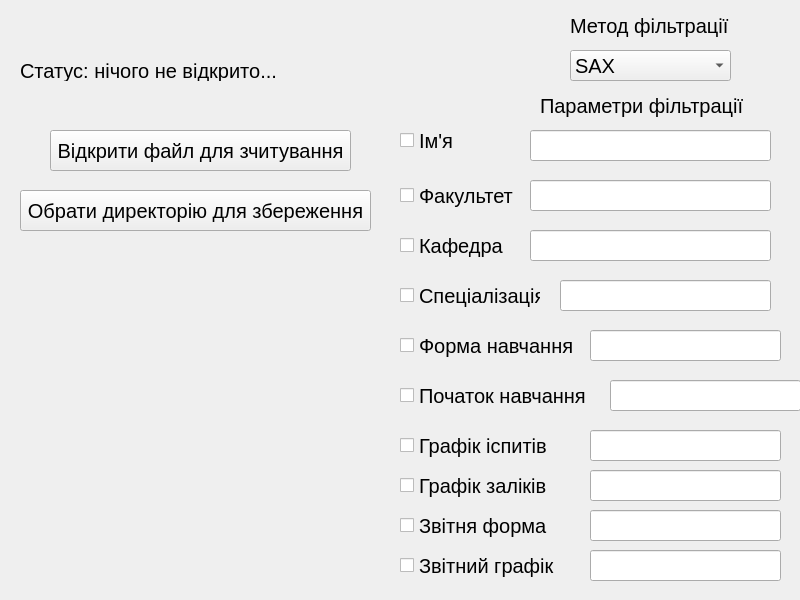
<?xml version="1.0" encoding="UTF-8"?>
<ui version="4.0">
 <class>Handler</class>
 <widget class="QMainWindow" name="Handler">
  <property name="geometry">
   <rect>
    <x>0</x>
    <y>0</y>
    <width>800</width>
    <height>600</height>
   </rect>
  </property>
  <property name="windowTitle">
   <string>Конвертор</string>
  </property>
  <widget class="QWidget" name="Main_window">
   <widget class="QPushButton" name="Open">
    <property name="geometry">
     <rect>
      <x>50</x>
      <y>130</y>
      <width>301</width>
      <height>41</height>
     </rect>
    </property>
    <property name="font">
     <font>
      <pointsize>15</pointsize>
     </font>
    </property>
    <property name="text">
     <string>Відкрити файл для зчитування</string>
    </property>
   </widget>
   <widget class="QPushButton" name="Save">
    <property name="geometry">
     <rect>
      <x>20</x>
      <y>190</y>
      <width>351</width>
      <height>41</height>
     </rect>
    </property>
    <property name="font">
     <font>
      <pointsize>15</pointsize>
     </font>
    </property>
    <property name="text">
     <string>Обрати директорію для збереження</string>
    </property>
   </widget>
   <widget class="QLabel" name="Status">
    <property name="geometry">
     <rect>
      <x>20</x>
      <y>60</y>
      <width>741</width>
      <height>21</height>
     </rect>
    </property>
    <property name="font">
     <font>
      <pointsize>15</pointsize>
     </font>
    </property>
    <property name="text">
     <string>Статус: нічого не відкрито...</string>
    </property>
   </widget>
   <widget class="QComboBox" name="Option">
    <property name="geometry">
     <rect>
      <x>570</x>
      <y>50</y>
      <width>161</width>
      <height>31</height>
     </rect>
    </property>
    <property name="font">
     <font>
      <pointsize>15</pointsize>
     </font>
    </property>
    <item>
     <property name="text">
      <string>SAX</string>
     </property>
    </item>
    <item>
     <property name="text">
      <string>DOM</string>
     </property>
    </item>
    <item>
     <property name="text">
      <string>Algorithms</string>
     </property>
    </item>
   </widget>
   <widget class="QLabel" name="Description">
    <property name="geometry">
     <rect>
      <x>570</x>
      <y>10</y>
      <width>161</width>
      <height>31</height>
     </rect>
    </property>
    <property name="font">
     <font>
      <pointsize>15</pointsize>
     </font>
    </property>
    <property name="text">
     <string>Метод фільтрації</string>
    </property>
   </widget>
   <widget class="QCheckBox" name="Name">
    <property name="geometry">
     <rect>
      <x>400</x>
      <y>130</y>
      <width>61</width>
      <height>21</height>
     </rect>
    </property>
    <property name="font">
     <font>
      <pointsize>15</pointsize>
     </font>
    </property>
    <property name="text">
     <string>Ім'я</string>
    </property>
    <property name="tristate">
     <bool>false</bool>
    </property>
   </widget>
   <widget class="QLabel" name="Parameters">
    <property name="geometry">
     <rect>
      <x>540</x>
      <y>90</y>
      <width>211</width>
      <height>31</height>
     </rect>
    </property>
    <property name="font">
     <font>
      <pointsize>15</pointsize>
     </font>
    </property>
    <property name="text">
     <string>Параметри фільтрації</string>
    </property>
   </widget>
   <widget class="QLineEdit" name="Name_value">
    <property name="geometry">
     <rect>
      <x>530</x>
      <y>130</y>
      <width>241</width>
      <height>31</height>
     </rect>
    </property>
    <property name="font">
     <font>
      <pointsize>15</pointsize>
     </font>
    </property>
    <property name="text">
     <string/>
    </property>
   </widget>
   <widget class="QCheckBox" name="Faculty">
    <property name="geometry">
     <rect>
      <x>400</x>
      <y>180</y>
      <width>121</width>
      <height>31</height>
     </rect>
    </property>
    <property name="font">
     <font>
      <pointsize>15</pointsize>
     </font>
    </property>
    <property name="text">
     <string>Факультет</string>
    </property>
    <property name="tristate">
     <bool>false</bool>
    </property>
   </widget>
   <widget class="QLineEdit" name="Faculty_value">
    <property name="geometry">
     <rect>
      <x>530</x>
      <y>180</y>
      <width>241</width>
      <height>31</height>
     </rect>
    </property>
    <property name="font">
     <font>
      <pointsize>15</pointsize>
     </font>
    </property>
    <property name="text">
     <string/>
    </property>
   </widget>
   <widget class="QCheckBox" name="Chair">
    <property name="geometry">
     <rect>
      <x>400</x>
      <y>230</y>
      <width>121</width>
      <height>31</height>
     </rect>
    </property>
    <property name="font">
     <font>
      <pointsize>15</pointsize>
     </font>
    </property>
    <property name="text">
     <string>Кафедра</string>
    </property>
    <property name="tristate">
     <bool>false</bool>
    </property>
   </widget>
   <widget class="QLineEdit" name="Chair_value">
    <property name="geometry">
     <rect>
      <x>530</x>
      <y>230</y>
      <width>241</width>
      <height>31</height>
     </rect>
    </property>
    <property name="font">
     <font>
      <pointsize>15</pointsize>
     </font>
    </property>
    <property name="text">
     <string/>
    </property>
   </widget>
   <widget class="QCheckBox" name="Specialization">
    <property name="geometry">
     <rect>
      <x>400</x>
      <y>280</y>
      <width>141</width>
      <height>31</height>
     </rect>
    </property>
    <property name="font">
     <font>
      <pointsize>15</pointsize>
     </font>
    </property>
    <property name="text">
     <string>Спеціалізація</string>
    </property>
    <property name="tristate">
     <bool>false</bool>
    </property>
   </widget>
   <widget class="QLineEdit" name="Specialization_value">
    <property name="geometry">
     <rect>
      <x>560</x>
      <y>280</y>
      <width>211</width>
      <height>31</height>
     </rect>
    </property>
    <property name="font">
     <font>
      <pointsize>15</pointsize>
     </font>
    </property>
    <property name="text">
     <string/>
    </property>
   </widget>
   <widget class="QCheckBox" name="Form">
    <property name="geometry">
     <rect>
      <x>400</x>
      <y>330</y>
      <width>181</width>
      <height>31</height>
     </rect>
    </property>
    <property name="font">
     <font>
      <pointsize>15</pointsize>
     </font>
    </property>
    <property name="text">
     <string>Форма навчання</string>
    </property>
    <property name="tristate">
     <bool>false</bool>
    </property>
   </widget>
   <widget class="QLineEdit" name="Form_value">
    <property name="geometry">
     <rect>
      <x>590</x>
      <y>330</y>
      <width>191</width>
      <height>31</height>
     </rect>
    </property>
    <property name="font">
     <font>
      <pointsize>15</pointsize>
     </font>
    </property>
    <property name="text">
     <string/>
    </property>
   </widget>
   <widget class="QLineEdit" name="Exams_schedule_value">
    <property name="geometry">
     <rect>
      <x>590</x>
      <y>430</y>
      <width>191</width>
      <height>31</height>
     </rect>
    </property>
    <property name="font">
     <font>
      <pointsize>15</pointsize>
     </font>
    </property>
    <property name="text">
     <string/>
    </property>
   </widget>
   <widget class="QCheckBox" name="Exams_schedule">
    <property name="geometry">
     <rect>
      <x>400</x>
      <y>430</y>
      <width>181</width>
      <height>31</height>
     </rect>
    </property>
    <property name="font">
     <font>
      <pointsize>15</pointsize>
     </font>
    </property>
    <property name="text">
     <string>Графік іспитів</string>
    </property>
    <property name="tristate">
     <bool>false</bool>
    </property>
   </widget>
   <widget class="QCheckBox" name="Offsets_schedule">
    <property name="geometry">
     <rect>
      <x>400</x>
      <y>470</y>
      <width>181</width>
      <height>31</height>
     </rect>
    </property>
    <property name="font">
     <font>
      <pointsize>15</pointsize>
     </font>
    </property>
    <property name="text">
     <string>Графік заліків</string>
    </property>
    <property name="tristate">
     <bool>false</bool>
    </property>
   </widget>
   <widget class="QLineEdit" name="Offsets_schedule_value">
    <property name="geometry">
     <rect>
      <x>590</x>
      <y>470</y>
      <width>191</width>
      <height>31</height>
     </rect>
    </property>
    <property name="font">
     <font>
      <pointsize>15</pointsize>
     </font>
    </property>
    <property name="text">
     <string/>
    </property>
   </widget>
   <widget class="QCheckBox" name="Reporting_form">
    <property name="geometry">
     <rect>
      <x>400</x>
      <y>510</y>
      <width>181</width>
      <height>31</height>
     </rect>
    </property>
    <property name="font">
     <font>
      <pointsize>15</pointsize>
     </font>
    </property>
    <property name="text">
     <string>Звітня форма</string>
    </property>
    <property name="tristate">
     <bool>false</bool>
    </property>
   </widget>
   <widget class="QLineEdit" name="Reporting_form_value">
    <property name="geometry">
     <rect>
      <x>590</x>
      <y>510</y>
      <width>191</width>
      <height>31</height>
     </rect>
    </property>
    <property name="font">
     <font>
      <pointsize>15</pointsize>
     </font>
    </property>
    <property name="text">
     <string/>
    </property>
   </widget>
   <widget class="QLineEdit" name="Reporting_schedule_value">
    <property name="geometry">
     <rect>
      <x>590</x>
      <y>550</y>
      <width>191</width>
      <height>31</height>
     </rect>
    </property>
    <property name="font">
     <font>
      <pointsize>15</pointsize>
     </font>
    </property>
    <property name="text">
     <string/>
    </property>
   </widget>
   <widget class="QCheckBox" name="Reporting_schedule">
    <property name="geometry">
     <rect>
      <x>400</x>
      <y>550</y>
      <width>181</width>
      <height>31</height>
     </rect>
    </property>
    <property name="font">
     <font>
      <pointsize>15</pointsize>
     </font>
    </property>
    <property name="text">
     <string>Звітний графік</string>
    </property>
    <property name="tristate">
     <bool>false</bool>
    </property>
   </widget>
   <widget class="QCheckBox" name="Studying_begin">
    <property name="geometry">
     <rect>
      <x>400</x>
      <y>380</y>
      <width>191</width>
      <height>31</height>
     </rect>
    </property>
    <property name="font">
     <font>
      <pointsize>15</pointsize>
     </font>
    </property>
    <property name="text">
     <string>Початок навчання</string>
    </property>
    <property name="tristate">
     <bool>false</bool>
    </property>
   </widget>
   <widget class="QLineEdit" name="Studying_begin_value">
    <property name="geometry">
     <rect>
      <x>610</x>
      <y>380</y>
      <width>191</width>
      <height>31</height>
     </rect>
    </property>
    <property name="font">
     <font>
      <pointsize>15</pointsize>
     </font>
    </property>
    <property name="text">
     <string/>
    </property>
   </widget>
  </widget>
 </widget>
 <resources/>
 <connections>
  <connection>
   <sender>Open</sender>
   <signal>released()</signal>
   <receiver>Handler</receiver>
   <slot>OpenXMLFile()</slot>
   <hints>
    <hint type="sourcelabel">
     <x>210</x>
     <y>240</y>
    </hint>
    <hint type="destinationlabel">
     <x>399</x>
     <y>299</y>
    </hint>
   </hints>
  </connection>
  <connection>
   <sender>Save</sender>
   <signal>released()</signal>
   <receiver>Handler</receiver>
   <slot>SaveHTMLFile()</slot>
   <hints>
    <hint type="sourcelabel">
     <x>205</x>
     <y>360</y>
    </hint>
    <hint type="destinationlabel">
     <x>399</x>
     <y>299</y>
    </hint>
   </hints>
  </connection>
  <connection>
   <sender>Option</sender>
   <signal>currentTextChanged(QString)</signal>
   <receiver>Handler</receiver>
   <slot>ChangeFilter()</slot>
   <hints>
    <hint type="sourcelabel">
     <x>590</x>
     <y>75</y>
    </hint>
    <hint type="destinationlabel">
     <x>399</x>
     <y>299</y>
    </hint>
   </hints>
  </connection>
  <connection>
   <sender>Name</sender>
   <signal>stateChanged(int)</signal>
   <receiver>Handler</receiver>
   <slot>ChangeNameOption()</slot>
   <hints>
    <hint type="sourcelabel">
     <x>430</x>
     <y>140</y>
    </hint>
    <hint type="destinationlabel">
     <x>399</x>
     <y>299</y>
    </hint>
   </hints>
  </connection>
  <connection>
   <sender>Faculty</sender>
   <signal>stateChanged(int)</signal>
   <receiver>Handler</receiver>
   <slot>ChangeFacultyOption()</slot>
   <hints>
    <hint type="sourcelabel">
     <x>460</x>
     <y>195</y>
    </hint>
    <hint type="destinationlabel">
     <x>399</x>
     <y>299</y>
    </hint>
   </hints>
  </connection>
  <connection>
   <sender>Chair</sender>
   <signal>stateChanged(int)</signal>
   <receiver>Handler</receiver>
   <slot>ChangeChairOption()</slot>
   <hints>
    <hint type="sourcelabel">
     <x>460</x>
     <y>245</y>
    </hint>
    <hint type="destinationlabel">
     <x>399</x>
     <y>299</y>
    </hint>
   </hints>
  </connection>
  <connection>
   <sender>Specialization</sender>
   <signal>stateChanged(int)</signal>
   <receiver>Handler</receiver>
   <slot>ChangeSpecializationOption()</slot>
   <hints>
    <hint type="sourcelabel">
     <x>470</x>
     <y>295</y>
    </hint>
    <hint type="destinationlabel">
     <x>399</x>
     <y>299</y>
    </hint>
   </hints>
  </connection>
  <connection>
   <sender>Studying_begin</sender>
   <signal>stateChanged(int)</signal>
   <receiver>Handler</receiver>
   <slot>ChangeStudyingBeginOption()</slot>
   <hints>
    <hint type="sourcelabel">
     <x>495</x>
     <y>395</y>
    </hint>
    <hint type="destinationlabel">
     <x>399</x>
     <y>299</y>
    </hint>
   </hints>
  </connection>
  <connection>
   <sender>Exams_schedule</sender>
   <signal>stateChanged(int)</signal>
   <receiver>Handler</receiver>
   <slot>ChangeExamsScheduleOption()</slot>
   <hints>
    <hint type="sourcelabel">
     <x>490</x>
     <y>445</y>
    </hint>
    <hint type="destinationlabel">
     <x>399</x>
     <y>299</y>
    </hint>
   </hints>
  </connection>
  <connection>
   <sender>Offsets_schedule</sender>
   <signal>stateChanged(int)</signal>
   <receiver>Handler</receiver>
   <slot>ChangeOffsetsScheduleOption()</slot>
   <hints>
    <hint type="sourcelabel">
     <x>490</x>
     <y>485</y>
    </hint>
    <hint type="destinationlabel">
     <x>399</x>
     <y>299</y>
    </hint>
   </hints>
  </connection>
  <connection>
   <sender>Reporting_form</sender>
   <signal>stateChanged(int)</signal>
   <receiver>Handler</receiver>
   <slot>ChangeReportingFormOption()</slot>
   <hints>
    <hint type="sourcelabel">
     <x>490</x>
     <y>525</y>
    </hint>
    <hint type="destinationlabel">
     <x>399</x>
     <y>299</y>
    </hint>
   </hints>
  </connection>
  <connection>
   <sender>Reporting_schedule</sender>
   <signal>stateChanged(int)</signal>
   <receiver>Handler</receiver>
   <slot>ChangeReportingScheduleOption()</slot>
   <hints>
    <hint type="sourcelabel">
     <x>490</x>
     <y>565</y>
    </hint>
    <hint type="destinationlabel">
     <x>399</x>
     <y>299</y>
    </hint>
   </hints>
  </connection>
  <connection>
   <sender>Form</sender>
   <signal>stateChanged(int)</signal>
   <receiver>Handler</receiver>
   <slot>ChangeFormOption()</slot>
   <hints>
    <hint type="sourcelabel">
     <x>490</x>
     <y>345</y>
    </hint>
    <hint type="destinationlabel">
     <x>399</x>
     <y>299</y>
    </hint>
   </hints>
  </connection>
 </connections>
 <slots>
  <slot>OpenXMLFile()</slot>
  <slot>SaveHTMLFile()</slot>
  <slot>ChangeFilter()</slot>
  <slot>ChangeNameOption()</slot>
  <slot>ChangeFacultyOption()</slot>
  <slot>ChangeChairOption()</slot>
  <slot>ChangeSpecializationOption()</slot>
  <slot>ChangeFormOption()</slot>
  <slot>ChangeStudyingBeginOption()</slot>
  <slot>ChangeExamsScheduleOption()</slot>
  <slot>ChangeOffsetsScheduleOption()</slot>
  <slot>ChangeReportingFormOption()</slot>
  <slot>ChangeReportingScheduleOption()</slot>
 </slots>
</ui>
